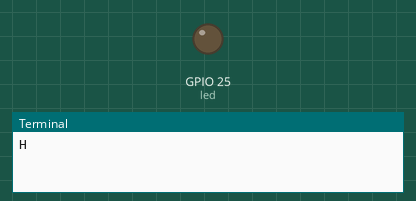
Recording of a program running on a simulated Raspberry Pi (BCM pin numbers). Parts: output pins drawn as LEDs (lit = HIGH), the last lines printed to the terminal.

Above: at 0.9 s.
At 16.25 s:
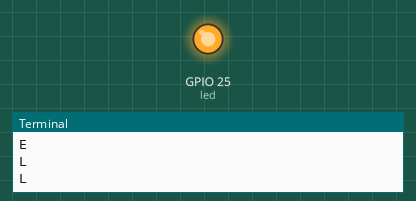
Timing chart, 0 to 16.9 s (numbered marks = the images above):
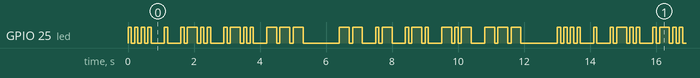

Measured:
- by itself, GPIO 25 (led): moves between LOW and HIGH, repeating every 13.0 s
- by itself, everything shown: repeats every 13.0 s, in 58 steps

The program:

blinkie.py
```python
#Blinkie 1
from gpiozero import LED
from time import sleep

led = LED(25)
multiplier = 0.1
short_delay = 1
long_delay = 3

code = {
    'A':[0,1],
    'B':[1,0,0,0],
    'C':[1,0,1,0],
    'D':[1,0,0],
    'E':[0],
    'F':[0,0,1,0],
    'G':[1,1,0],
    'H':[0,0,0,0],
    'I':[0,0],
    'J':[0,1,1,1],
    'K':[1,0,1],
    'L':[0,1,0,0],
    'M':[1, 1],
    'N':[1,0],
    'O':[1,1,1],
    'P':[0,1,1,0],
    'Q':[1,1,0,1],
    'R':[0,1,0],
    'S':[0,0,0],
    'T':[1],
    'U':[0,0,1],
    'V':[0,0,0,1],
    'W':[0,1,1],
    'X':[1,0,0,1],
    'Y':[1,0,1,1],
    'Z':[1,1,0,0],
    '1':[0,1,1,1,1],
    '2':[0,0,1,1,1],
    '3':[0,0,0,1,1],
    '4':[0,0,0,0,1],
    '5':[0,0,0,0,0],
    '6':[1,0,0,0,0],
    '7':[1,1,0,0,0],
    '8':[1,1,1,0,0],
    '9':[1,1,1,1,0],
    '0':[1,1,1,1,1]
        }

def dit():
    led.on()
    sleep(short_delay * multiplier)
    led.off()
    sleep(short_delay * multiplier)


def da():
    led.on()
    sleep(long_delay * multiplier)
    led.off()
    sleep(short_delay * multiplier)

def character_space():
    sleep(3*short_delay * multiplier)

def word_space():
    sleep(7*short_delay * multiplier)

def character(symbols):
    for symbol in symbols:
        if(symbol == 1):
            da()
        else:
            dit()
    character_space()

def word(w):
    for c in w:
        character(code[c])
    word_space()

def sentence(s):
    for c in s:
        print(c)
        if(c == ' '):
            word_space()
        else:
            character(code[c])
    word_space()

while True:
    sentence('HELLO MARKO')
```
